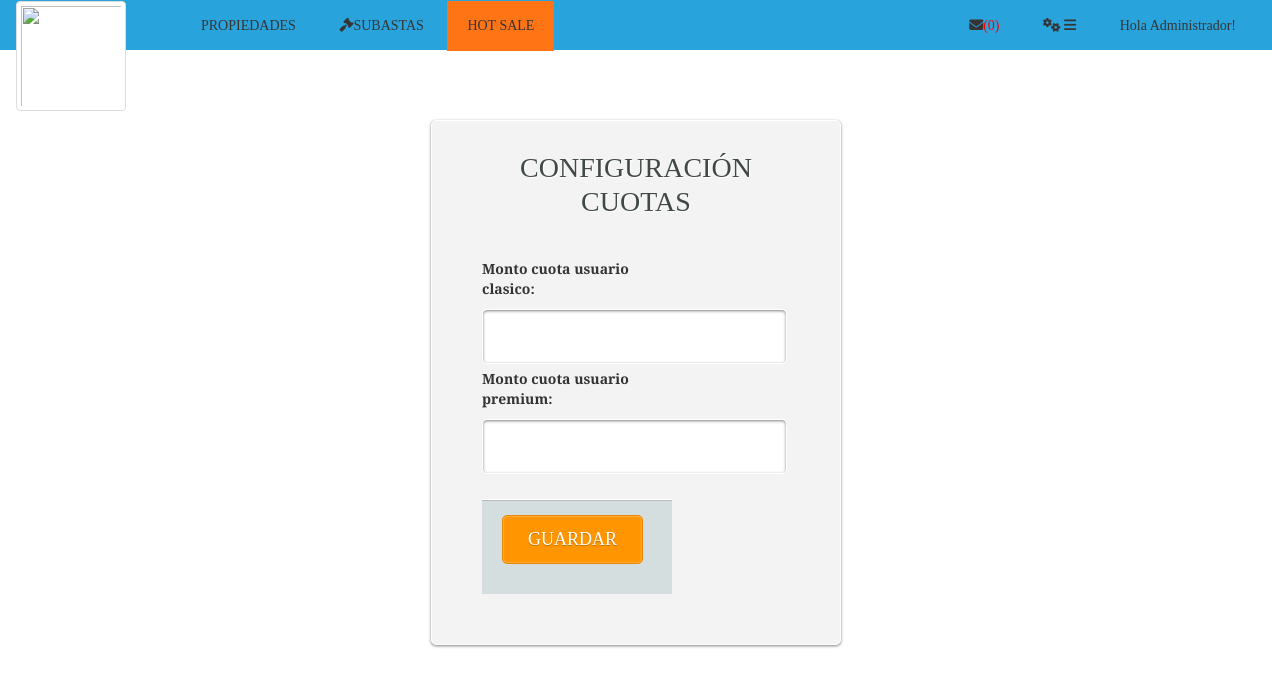
Page /configuracionCuotaMensual.php (signed in) on the earlier database version.
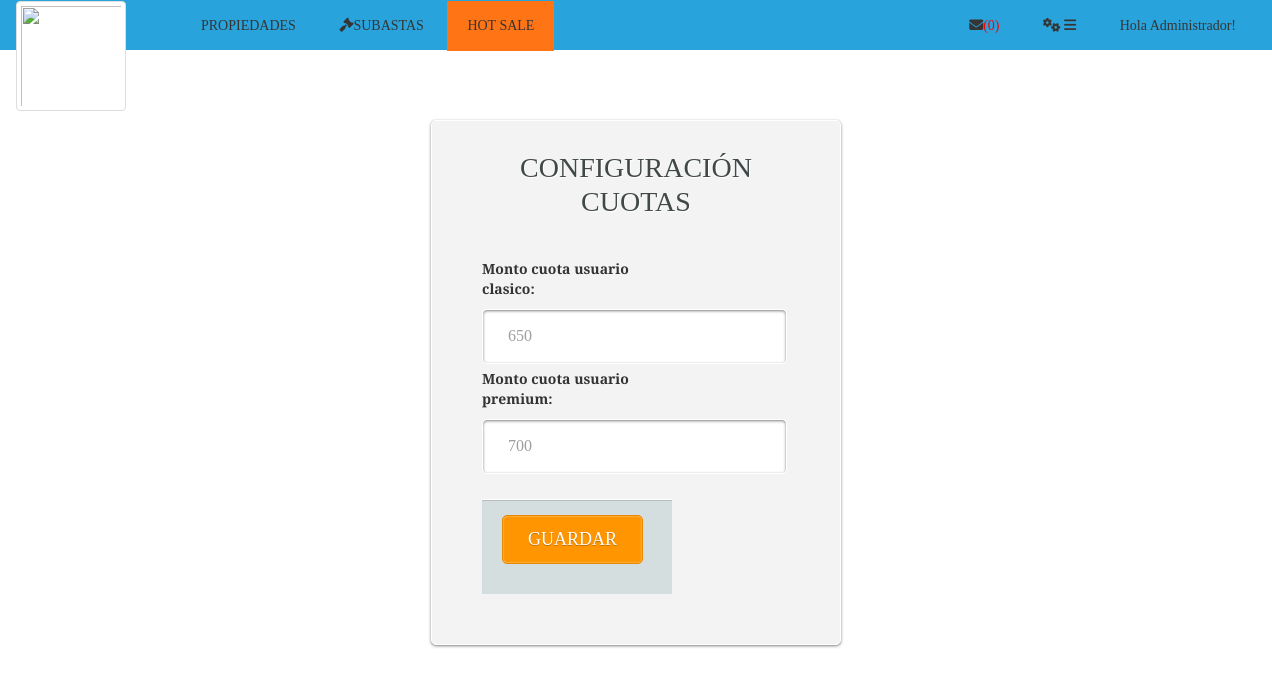
Same page on the later database version.
### tables this page shows
CREATE TABLE `config_cuota` (
  `idTipoUsuario` int(11) NOT NULL,
  `monto` int(11) NOT NULL
);

### configuracionCuotaMensual.php (the view, shortened to what this page needs)
<html>
   <head>
<?php
    include("cabecera.php");
$link=conectar();
$var_consulta= "SELECT * FROM config_cuota WHERE idTipoUsuario='1' ";
$var_resultado = $link->query($var_consulta);
$row = mysqli_fetch_array($var_resultado);
 $var_consulta= "SELECT * FROM config_cuota WHERE idTipoUsuario='2' ";
$var_resultado = $link->query($var_consulta);
$row2 = mysqli_fetch_array($var_resultado);
?>
	</head>
	<body>
		<div id="wrapper">
			<form name="formulario" action="configuracionCuotaMensual_2.php" method="POST" class="login-form" enctype="multipart/form-data" onsubmit="return validareg();">
				<div class="header">
					<h1>CONFIGURACIÓN CUOTAS</h1>
				</div>
				<div class="content">
                    <div>
				   <label for="date">Monto cuota usuario clasico: </br></label>
					<input id="cuotaC"   type="number" name="basico" class="input username" value='<?php echo "$row[monto]" ?>'autocomplete="off">
                   <label for="date">Monto cuota usuario premium: </br></label>
					<input id="cuotaP"   type="number" name="premium" class="input username" value='<?php echo "$row2[monto]" ?>'autocomplete="off">
                    </div></br>
				<div class="footer">
					<input type="submit" name="login" value="GUARDAR" class="button" />
				</div>
			</form>
		</div>
	</body>
	</html>

Differences in the rows shown:
added config_cuota: basico "650"
added config_cuota: premium "700"
